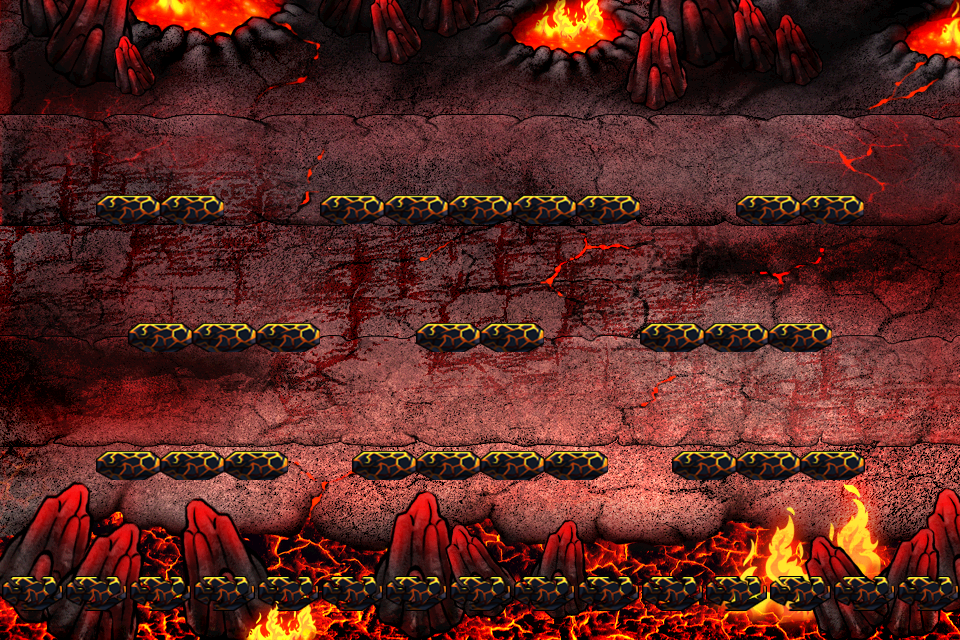

A 2D game scene composited from a Tiled map and its tileset images. What follows is a short description and the map's XML, with each tile layer's data collapsed to a summary:
An orthogonal 30x20 tile map with 32x32 px tiles, 2 tile layers (块层 2, 块层 3), 2 tilesets.

<map version="1.0" orientation="orthogonal" width="30" height="20" tilewidth="32" tileheight="32">
 <tileset firstgid="1" name="bgg" tilewidth="32" tileheight="32">
  <image source="bgg.png" width="1024" height="768" />
 </tileset>
 <tileset firstgid="769" name="21" tilewidth="32" tileheight="32">
  <image source="21.png" width="227" height="76" />
 </tileset>
 <layer name="块层 2" width="30" height="20">
  <data>[600 cells, 600 non-empty, 600 distinct tile ids]</data>
 </layer>
 <layer name="块层 3" width="30" height="20">
  <data>[600 cells, 116 non-empty, 8 distinct tile ids]</data>
 </layer>
</map>
